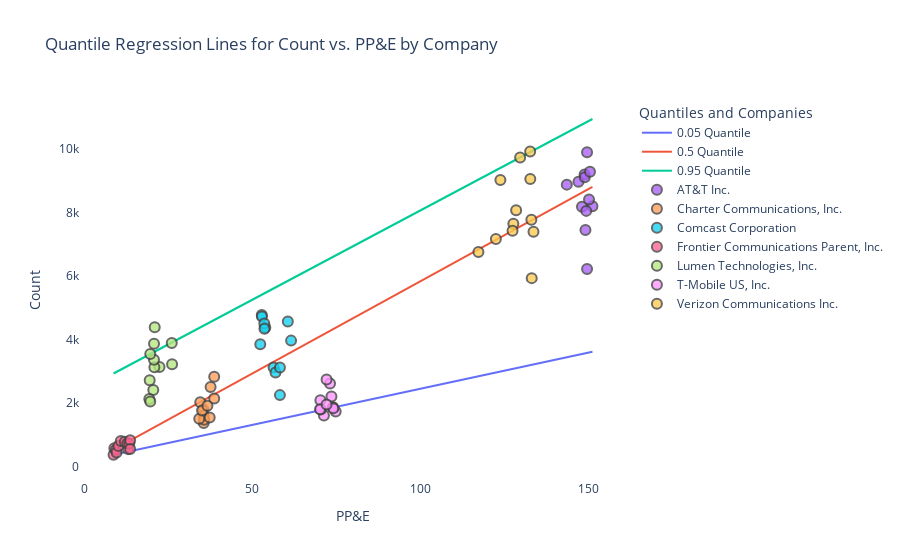

Notebook source saved alongside this figure:
### Code cell
import pandas as pd
import numpy as np
import statsmodels.formula.api as smf
import plotly.graph_objects as go

# Ensure your DataFrame, df2, is set up correctly. Example setup:
# df2 = pd.DataFrame({
#     'Count': [values],
#     'PP&E': [values],
#     'Company': ['Company A', 'Company B', ...]  # Sample company names
# })

# Set up quantile regression
formula = 'Count ~ Q("PP&E")'
quantiles = [0.05, 0.5,  0.95]
results = {}
x = pd.DataFrame({'PP&E': np.linspace(df2['PP&E'].min(), df2['PP&E'].max(), 100)})

# Plotly Figure
fig = go.Figure()

# Plotting each quantile regression
for qt in quantiles:
    mod = smf.quantreg(formula, df2)
    res = mod.fit(q=qt)
    y_pred = res.predict(x)
    fig.add_trace(go.Scatter(x=x['PP&E'], y=y_pred, mode='lines', name=f'{qt} Quantile'))

# Adding original data points, colored by company
for company in df2['Company'].unique():
    company_data = df2[df2['Company'] == company]
    fig.add_trace(go.Scatter(x=company_data['PP&E'], y=company_data['Count'], mode='markers', name=company,
                             marker=dict(size=10, line=dict(width=2), opacity=0.8)))

# Updating layout
fig.update_layout(
    title='Quantile Regression Lines for Count vs. PP&E by Company',
    xaxis_title='PP&E',
    yaxis_title='Count',
    legend_title="Quantiles and Companies",
    plot_bgcolor='white'
)

# Show the figure
fig.show()
